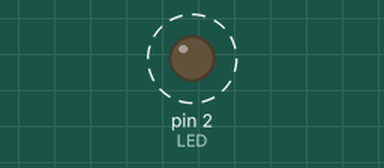
A sketch run on a simulated Arduino Uno, built with avr-gcc and run on an emulated ATmega328P. Parts: output pins drawn as LEDs (lit = HIGH). Dashed ring = blinking.

Above: at 0.5 s.
Timing chart, 0 to 3.0 s (numbered marks = the images above):
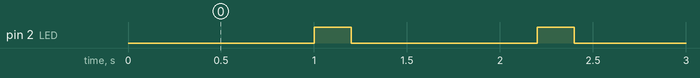

Measured:
- by itself, pin 2 (LED): alternates HIGH for 0.20 s and LOW for 1.0 s

The sketch:

sketch_jul7a.ino
```cpp
#define LED 2

void setup() {
  // put your setup code here, to run once:
 pinMode(LED,OUTPUT);
}

void loop() {
  // put your main code here, to run repeatedly:
 delay(1000); // 500ms
 digitalWrite(LED,HIGH); // Turn on LED
 delay(200); // 500ms
 digitalWrite(LED,LOW); // Turn off LED
}
```
